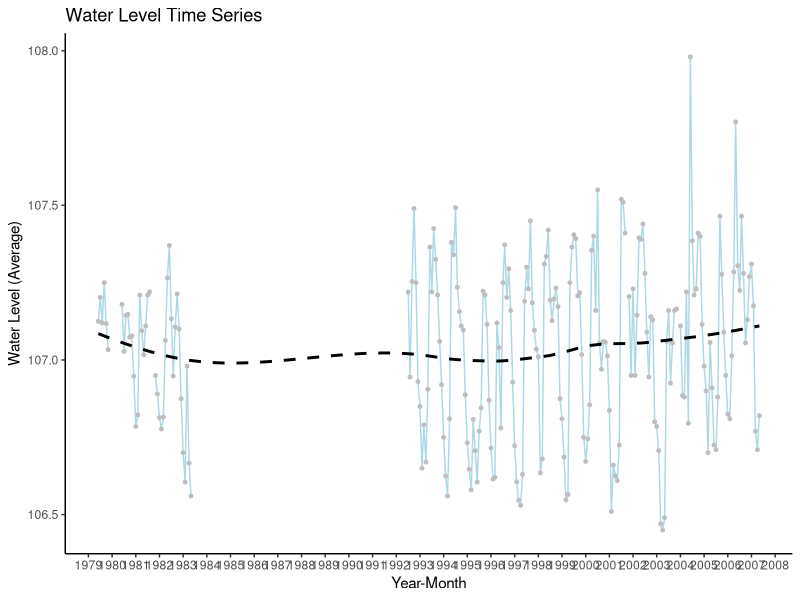
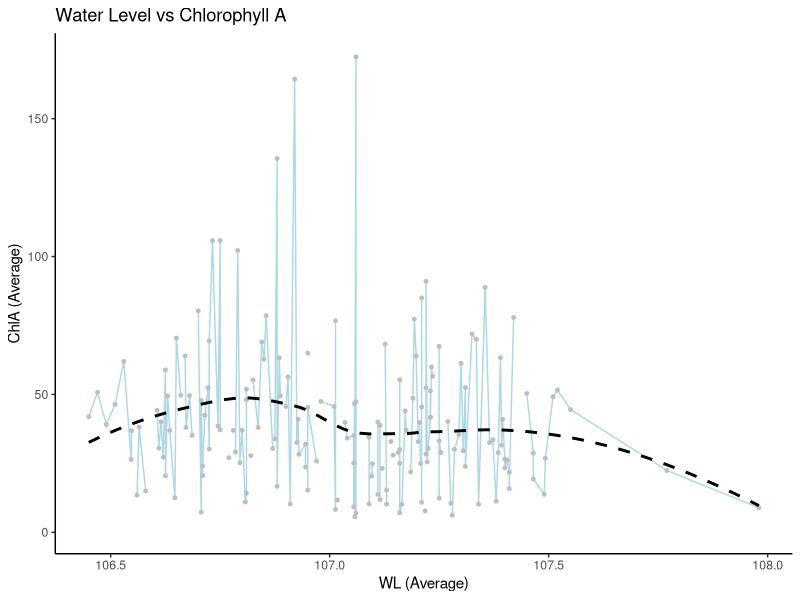
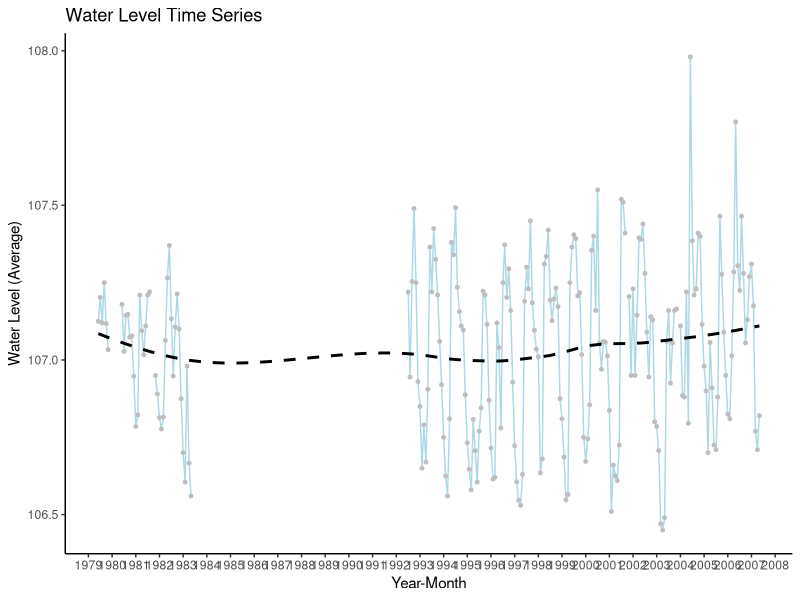
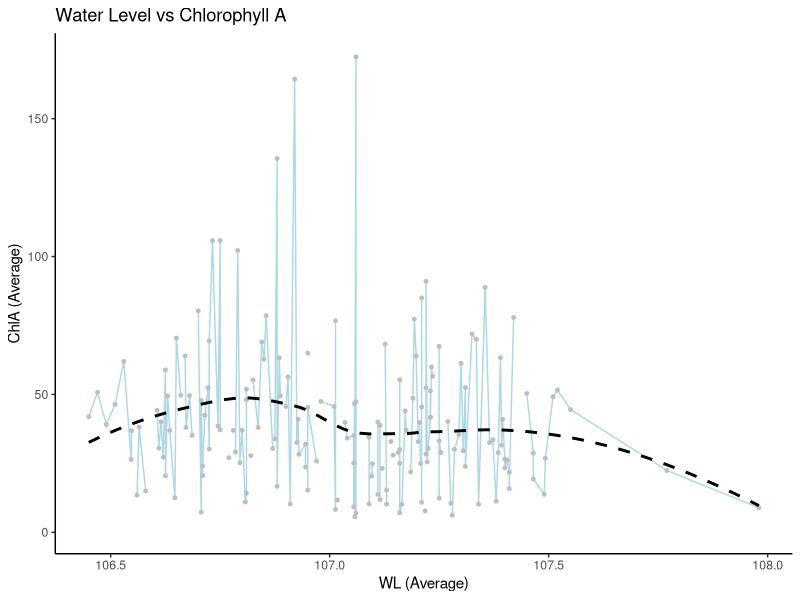

Reproduce these figures in R, in order.
#27/2/25
#plotting water level data

library(tidyverse)

#load data
waterlevelp1<-read.csv("data/raw/csv/waterlevels_1980-1992.csv")
waterlevelp2<-read.csv("data/raw/csv/waterlevels_1993-2007.csv")

#changing + matching names 
waterlevelp1<-waterlevelp1 %>% rename(waterlevel.masl=Loch.Level.m.asl) %>% 
  mutate(Date=dmy(Date)) %>% select(Date,waterlevel.masl)

waterlevelp2<-waterlevelp2 %>% rename(waterlevel.masl=Harbour.masl) %>% 
  mutate(Date=dmy(Date)) %>% select(Date,waterlevel.masl)

#checking data
View(waterlevelp1)
View(waterlevelp2)

fullwaterlevel<-bind_rows(waterlevelp1,waterlevelp2)  %>% 
  mutate(year = year(Date),  # Extract year
  month = month(Date))

View(fullwaterlevel)

#averaging across months 
WL_monthly_average<- fullwaterlevel %>%
  group_by(year, month) %>%
  summarise(across(where(is.numeric), mean, na.rm = TRUE)) %>%  # Average numeric cols
  ungroup()%>%
  mutate(YearMonth = as.Date(paste(year, month, "01", sep = "-")))  # Create a proper date format

View(WL_monthly_average)

#plot water level time series
plot_WL<-ggplot(WL_monthly_average, aes(x = YearMonth, y = waterlevel.masl)) +
  geom_line(colour="lightblue",linewidth = 0.5) +  # Line plot
  geom_point(colour="grey",size = 1) +  # Add points
  geom_smooth(linetype="dashed",se=F,colour="black")+
  labs(title = "Water Level Time Series",
       x = "Year-Month",
       y = "Water Level (Average)") +
  scale_x_date(date_labels = "%Y", date_breaks = "12 months") +  # Format x-axis
  theme_classic()  # Clean theme

plot_WL

ggsave("output/timeseries/waterlevel.png",plot_WL,width=16,height=8,dpi=450)

#plot relationship between chlorophyll and water level
#loading data
monitoring_data<-read.csv("data/raw/csv/monitoring_data_1980-2023.csv")

#checking data
View(monitoring_data)

#changing the date format
monitoring_data<-monitoring_data %>% 
  mutate(Expr1=dmy(Expr1),
         year = year(Expr1),  # Extract year
         month = month(Expr1))

View(monitoring_data)

#filtering data for only RB5 data
RB5_only <- monitoring_data %>%
  filter(!is.na(Expr1) & Expr1 >as.Date("1986-04-07")) %>%   # Keep rows where Expr1 is not NA
  select(Expr1, month, year, starts_with("RB5"))   # Keep Expr1 and columns starting with RB5

#checking data
View(RB5_only)

#averaging across months 
RB5_monthly_average<- RB5_only %>%
  group_by(year, month) %>%
  summarise(across(where(is.numeric), mean, na.rm = TRUE)) %>%  # Average numeric cols
  ungroup()%>%
  mutate(YearMonth = as.Date(paste(year, month, "01", sep = "-")))  # Create a proper date format

#checking data 
View(RB5_monthly_average)

WL_ChlA_data<- full_join(WL_monthly_average, RB5_monthly_average, by = "YearMonth")

View(WL_ChlA_data)

plot_WLChlA<-ggplot(WL_ChlA_data, aes(x = waterlevel.masl, y = RB5.ChlA)) +
  geom_line(colour="lightblue",linewidth = 0.5) +  # Line plot
  geom_point(colour="grey",size = 1) +  # Add points
  geom_smooth(linetype="dashed",se=F,colour="black")+
  labs(title = "Water Level vs Chlorophyll A",
       x = "WL (Average)",
       y = "ChlA (Average)") +
  theme_classic()  # Clean theme

plot_WLChlA

ggsave("output/monitoringdatarelationship/waterlevelChlA.png",plot_WLChlA,width=16,height=8,dpi=450)
